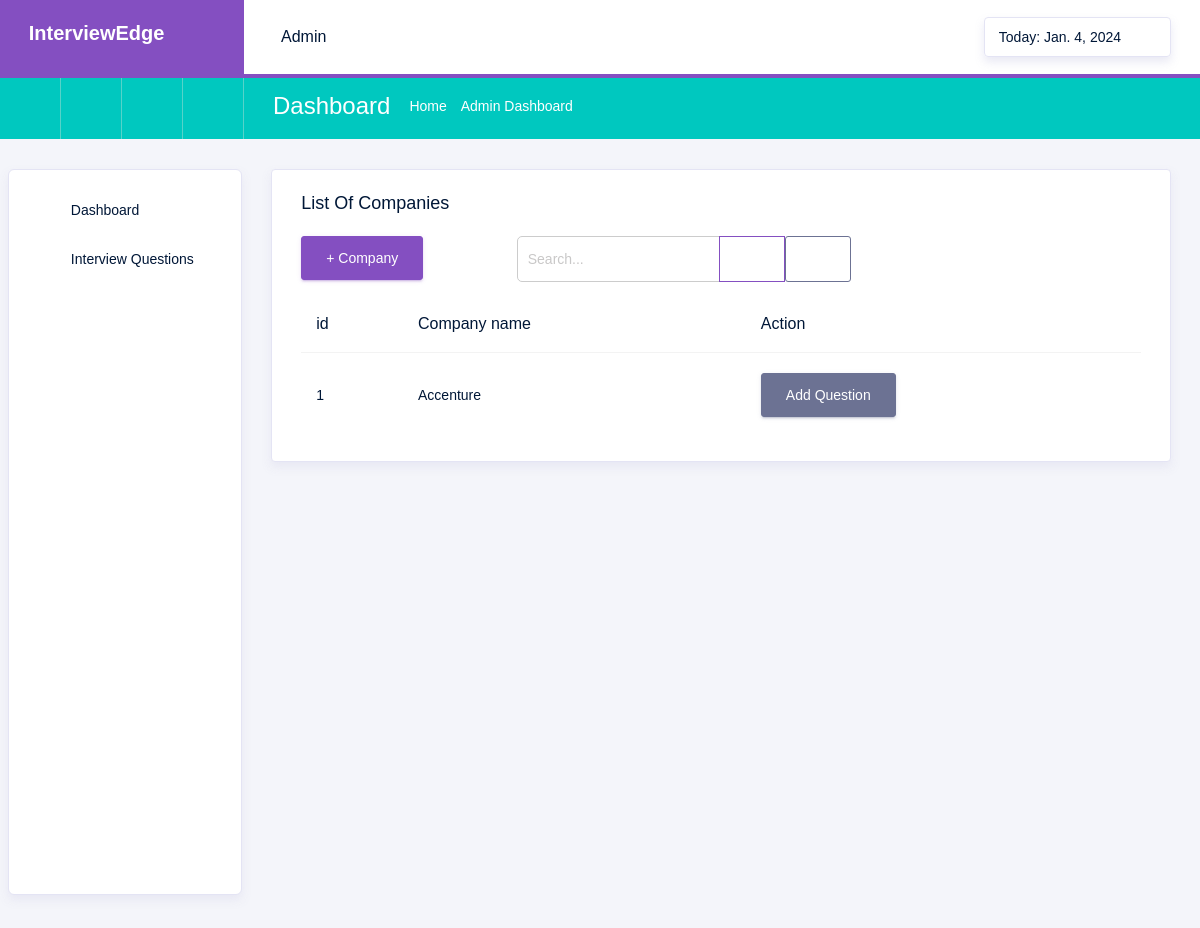
Page /add_interview_question (signed in) on the earlier database version.
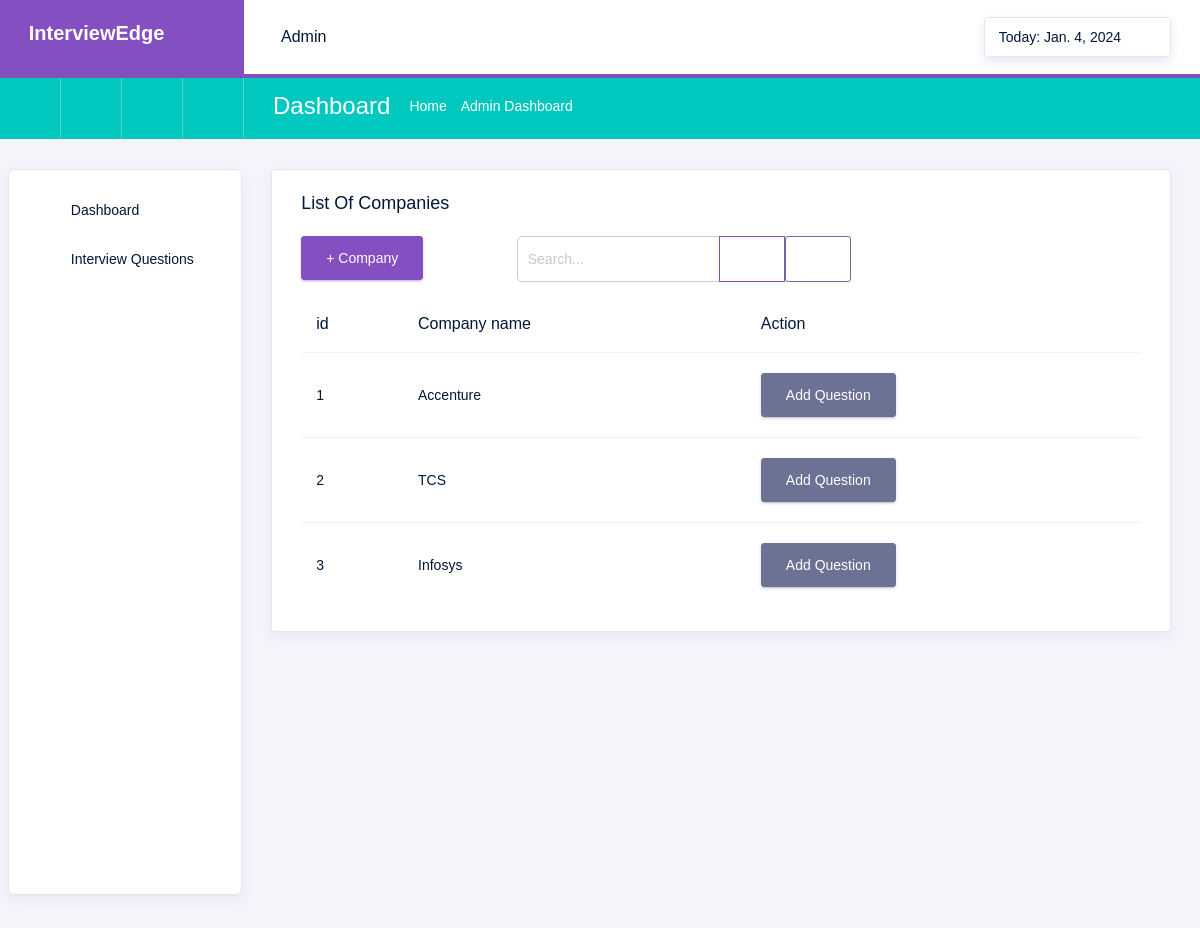
Same page on the later database version.
### company/models.py (models this page shows)
class TopCompanies(models.Model):
    company_name = models.CharField(max_length=600,default="top company")
    company_logo = models.ImageField(upload_to='uploaded_images/',default="company logo")

### company/views.py (the view)
# urls.py: path('add_interview_question',views.add_interview_question,name='add_interview_question'),
def add_interview_question(request):
    i = request.user.id
    obj = NewUser.objects.get(id=i)
    today_date = date.today()
    data = TopCompanies.objects.all()
    context = {
        'obj':obj,
        'today_date':today_date,
        'data':data,
    }
    return render(request,'add_interview_question.html',context)

### company/templates/add_interview_question.html (shortened to what the changed rows need)
<!DOCTYPE html>
<html lang="en">
<head>
  <link rel="stylesheet" href="/static/assets/vendors/typicons/typicons.css">
  <link rel="stylesheet" href="/static/assets/vendors/css/vendor.bundle.base.css">
  <link href='https://cdnjs.cloudflare.com/ajax/libs/fullcalendar/5.10.1/main.min.css' rel='stylesheet' />
  <link href='https://cdnjs.cloudflare.com/ajax/libs/fullcalendar/5.10.1/main.min.css' rel='stylesheet' />
  <link rel="stylesheet" href="/static/assets/css/vertical-layout-light/style.css">
  <link rel="stylesheet" href="https://cdn.jsdelivr.net/npm/sweetalert2@11">
</head>
<body>
  <div class="container-scroller">
    <div class="container-fluid page-body-wrapper">
      <div class="main-panel">
        <div class="content-wrapper">
            <div class="col-lg-16 grid-margin stretch-card">
                <div class="card">
                  <div class="card-body">
                    <div class="table-responsive">
                      <table class="table table-hover" id="dataTable">
                        <thead>
                          <tr>
                            <th>id</th>
                            <th>Company name</th>
                            <th>Action</th>
                          </tr>
                        </thead>
                        <tbody>
                            {% for x in data %}
                          <tr>
                            <td>{{x.id}}</td>
                            <td>{{x.company_name}}</td>
                            <td><button class="btn btn-secondary approve-btn add-question-btn" data-id="{{ x.id }}">Add Question</button>
                            </td>
                          </tr>
              {% endfor %}
                        </tbody>
                      </table>
                    </div>
                  </div>
                </div>
              </div>
        </div>
      </div>
    </div>
  </div>
</body>
</html>

Differences in the rows shown:
added TopCompanies: id "2", company_name "TCS"
added TopCompanies: id "3", company_name "Infosys"
